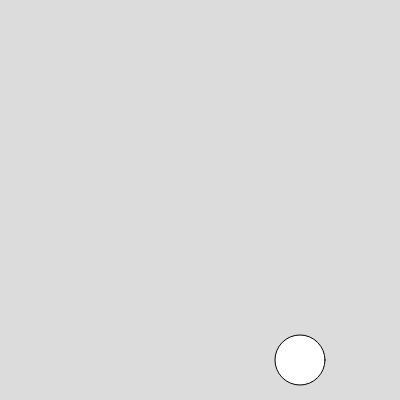
Frame 1 (no input)
Frame 60 (no input): identical to frame 1, image omitted
Frame 120 (the mouse pressed at the canvas centre since frame 60): identical to frame 1, image omitted

The p5.js sketch that drew this single still picture (run headless with seeded random() and noise() and a simulated clock; from frame 60 on, the mouse is pressed at the canvas centre):

// p5.js sketch
// ── sketch.js
function setup() {
  createCanvas(400, 400);
}

function draw() {
  background(220);
  circle(300, 360, 50)
}
